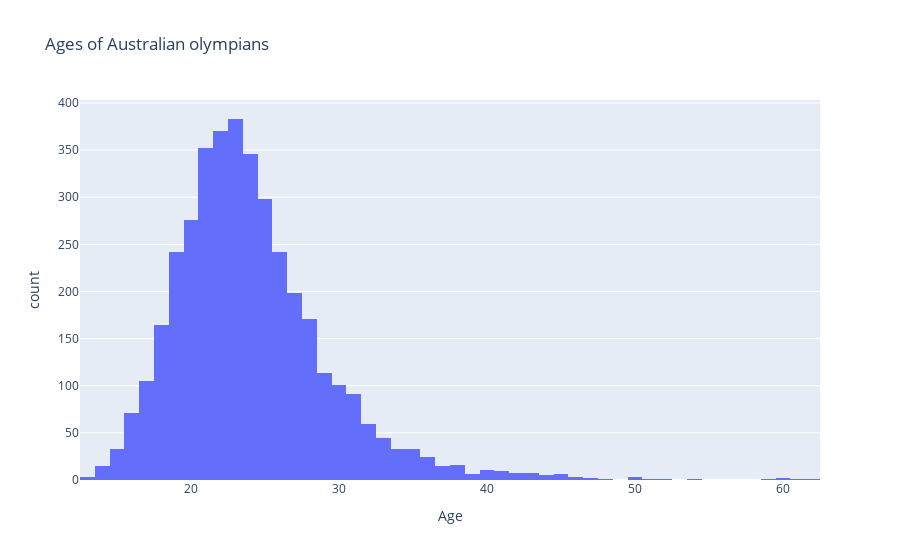

Source (notebook cell):
### Markdown cell above
### Australien - Hur har åldrarna på deltagarna sett ut genom åren?

### Code cell
australia_rows = athlete_ages[(athlete_ages['NOC'] == 'AUS') | (athlete_ages['NOC'] == 'ANZ')]
australia_rows_uniqueID = australia_rows.drop_duplicates(subset=['ID'])

fig_hist1 = px.histogram(
    australia_rows_uniqueID, 
    x='Age', 
    nbins=50,
    title="Ages of Australian olympians", 
)

fig_hist1.show()

### Figure 1 — Plotly figure (JSON) as saved in the notebook; plotly's stock layout.template omitted (floating-point values rounded to 4 significant figures; data arrays with more than 128 entries replaced by an {"elided": "..."} marker saying what was removed)
{"data": [{"bingroup": "x", "hovertemplate": "Age=%{x}<br>count=%{y}<extra></extra>", "legendgroup": "", "marker": {"color": "#636efa", "pattern": {"shape": ""}}, "name": "", "nbinsx": 50, "orientation": "v", "showlegend": false, "type": "histogram", "x": {"elided": "3870 float values"}, "xaxis": "x", "yaxis": "y"}], "layout": {"barmode": "relative", "legend": {"tracegroupgap": 0}, "title": {"text": "Ages of Australian olympians"}, "xaxis": {"anchor": "y", "domain": [0, 1], "title": {"text": "Age"}}, "yaxis": {"anchor": "x", "domain": [0, 1], "title": {"text": "count"}}}}
